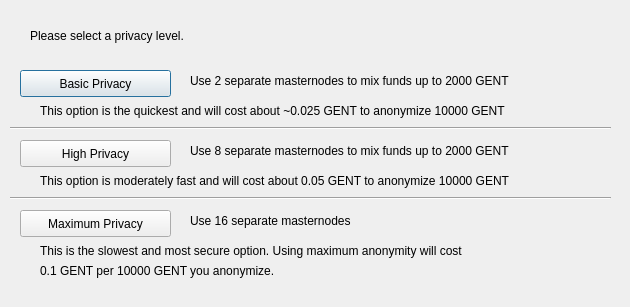
<?xml version="1.0" encoding="UTF-8"?>
<ui version="4.0">
 <class>ObfuscationConfig</class>
 <widget class="QDialog" name="ObfuscationConfig">
  <property name="geometry">
   <rect>
    <x>0</x>
    <y>0</y>
    <width>630</width>
    <height>307</height>
   </rect>
  </property>
  <property name="windowTitle">
   <string>Configure Obfuscation</string>
  </property>
  <widget class="QPushButton" name="buttonBasic">
   <property name="geometry">
    <rect>
     <x>20</x>
     <y>70</y>
     <width>151</width>
     <height>27</height>
    </rect>
   </property>
   <property name="text">
    <string>Basic Privacy</string>
   </property>
  </widget>
  <widget class="QPushButton" name="buttonHigh">
   <property name="geometry">
    <rect>
     <x>20</x>
     <y>140</y>
     <width>151</width>
     <height>27</height>
    </rect>
   </property>
   <property name="text">
    <string>High Privacy</string>
   </property>
  </widget>
  <widget class="QPushButton" name="buttonMax">
   <property name="geometry">
    <rect>
     <x>20</x>
     <y>210</y>
     <width>151</width>
     <height>27</height>
    </rect>
   </property>
   <property name="text">
    <string>Maximum Privacy</string>
   </property>
  </widget>
  <widget class="QLabel" name="label">
   <property name="geometry">
    <rect>
     <x>30</x>
     <y>20</y>
     <width>571</width>
     <height>31</height>
    </rect>
   </property>
   <property name="text">
    <string>Please select a privacy level.</string>
   </property>
  </widget>
  <widget class="QLabel" name="label_2">
   <property name="geometry">
    <rect>
     <x>190</x>
     <y>70</y>
     <width>421</width>
     <height>21</height>
    </rect>
   </property>
   <property name="text">
    <string>Use 2 separate masternodes to mix funds up to 2000 GENT</string>
   </property>
  </widget>
  <widget class="QLabel" name="label_3">
   <property name="geometry">
    <rect>
     <x>190</x>
     <y>140</y>
     <width>411</width>
     <height>21</height>
    </rect>
   </property>
   <property name="text">
    <string>Use 8 separate masternodes to mix funds up to 2000 GENT</string>
   </property>
  </widget>
  <widget class="QLabel" name="label_4">
   <property name="geometry">
    <rect>
     <x>190</x>
     <y>210</y>
     <width>421</width>
     <height>21</height>
    </rect>
   </property>
   <property name="text">
    <string>Use 16 separate masternodes</string>
   </property>
  </widget>
  <widget class="QLabel" name="label_6">
   <property name="geometry">
    <rect>
     <x>40</x>
     <y>100</y>
     <width>561</width>
     <height>21</height>
    </rect>
   </property>
   <property name="text">
    <string>This option is the quickest and will cost about ~0.025 GENT to anonymize 10000 GENT</string>
   </property>
  </widget>
  <widget class="QLabel" name="label_7">
   <property name="geometry">
    <rect>
     <x>40</x>
     <y>170</y>
     <width>561</width>
     <height>21</height>
    </rect>
   </property>
   <property name="text">
    <string>This option is moderately fast and will cost about 0.05 GENT to anonymize 10000 GENT</string>
   </property>
  </widget>
  <widget class="QLabel" name="label_8">
   <property name="geometry">
    <rect>
     <x>40</x>
     <y>240</y>
     <width>561</width>
     <height>21</height>
    </rect>
   </property>
   <property name="text">
    <string>This is the slowest and most secure option. Using maximum anonymity will cost</string>
   </property>
  </widget>
  <widget class="QLabel" name="label_9">
   <property name="geometry">
    <rect>
     <x>40</x>
     <y>260</y>
     <width>561</width>
     <height>21</height>
    </rect>
   </property>
   <property name="text">
    <string>0.1 GENT per 10000 GENT you anonymize.</string>
   </property>
  </widget>
  <widget class="Line" name="line">
   <property name="geometry">
    <rect>
     <x>10</x>
     <y>120</y>
     <width>601</width>
     <height>16</height>
    </rect>
   </property>
   <property name="orientation">
    <enum>Qt::Horizontal</enum>
   </property>
  </widget>
  <widget class="Line" name="line_2">
   <property name="geometry">
    <rect>
     <x>10</x>
     <y>190</y>
     <width>601</width>
     <height>16</height>
    </rect>
   </property>
   <property name="orientation">
    <enum>Qt::Horizontal</enum>
   </property>
  </widget>
 </widget>
 <resources/>
 <connections/>
</ui>
